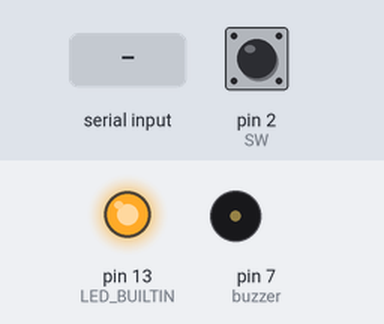
A sketch run on a simulated Arduino Uno, built with avr-gcc and run on an emulated ATmega328P. Parts: output pins drawn as LEDs (lit = HIGH), buzzer (waves = sounding, pin HIGH). Inputs (shaded band) come from the test bench; at power-on: pin 2 (SW) HIGH.

Above: at 1.2 s.
1.3 s: "E" received over Serial
At 2.6 s:
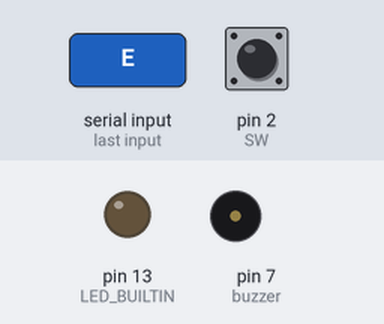
3.0 s: "B" received over Serial
At 3.7 s:
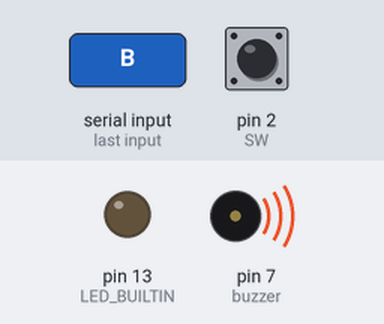
Timing chart, 0 to 6.0 s (numbered marks = the images above; inputs shaded):
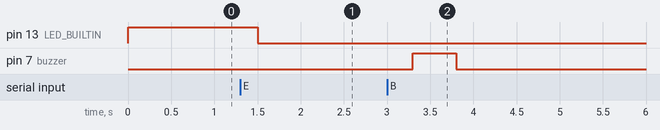

Measured:
- after the input at 1.3 s, pin 13 (LED_BUILTIN): HIGH → LOW after 0.20 s
- after the input at 3.0 s, pin 7 (buzzer): LOW → HIGH after 0.30 s, → LOW 0.50 s later

The sketch:

joystick_arduino.ino
```cpp
int VRx = A0;
int VRy = A1;
int SW = 2;
int buzzer = 7;
int xPosition = 0;
int yPosition = 0;
int SW_state = 0;
int mapX = 0;
int mapY = 0;

int led_status = HIGH;
int incomingByte = 0;

void setup() {
  Serial.begin(9600);

  pinMode(VRx, INPUT);
  pinMode(VRy, INPUT);
  pinMode(SW, INPUT_PULLUP);
   pinMode(LED_BUILTIN, OUTPUT);
    pinMode(buzzer, OUTPUT);
  digitalWrite(LED_BUILTIN, HIGH);   // turn the LED on (HIGH is the voltage level)
    digitalWrite(buzzer, LOW);
  led_status = HIGH;

}

void loop() {
   if (Serial.available() > 0) {
    // read the incoming byte:
    incomingByte = Serial.read();
  if (incomingByte == 'E') {
      // flip LED
      led_status = (led_status == HIGH) ? LOW : HIGH;
      digitalWrite(LED_BUILTIN, led_status);
  xPosition = analogRead(VRx);
  yPosition = analogRead(VRy);
  SW_state = digitalRead(SW);
  mapX = map(xPosition, 0, 1023, -512, 512);
  mapY = map(yPosition, 0, 1023, -512, 512);
  if (xPosition > 600)
    Serial.println("d");
  else if (xPosition < 400)
    Serial.println("a");
  else if (yPosition > 600)
    Serial.println("s");
  else if (yPosition <400)
    Serial.println("w");
  }else
  if (incomingByte == 'B')
  {    digitalWrite(buzzer, HIGH);
  delay(500);
       digitalWrite(buzzer, LOW);
    }
   }
  /*
    Serial.print("X: ");
    Serial.print(mapX);
    Serial.print(" | Y: ");
    Serial.print(mapY);
    Serial.print(" | Button: ");
    Serial.println(SW_state);

    delay(100);
  */
  delay(300);
}
```
